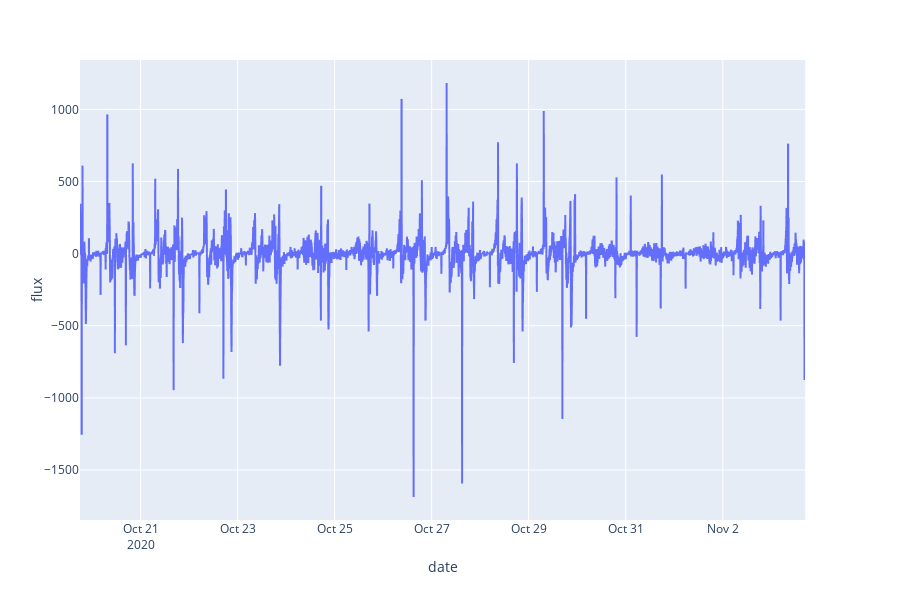

This figure's notebook cell:
### Code cell
import plotly.express as px
px.line(df, x="date", y= "flux")

### Figure 1 — Plotly figure (JSON) as saved in the notebook; plotly's stock layout.template omitted (floating-point values rounded to 4 significant figures; data arrays with more than 128 entries replaced by an {"elided": "..."} marker saying what was removed)
{"data": [{"hoverlabel": {"namelength": 0}, "hovertemplate": "date=%{x}<br>flux=%{y}", "legendgroup": "", "line": {"color": "#636efa", "dash": "solid"}, "mode": "lines", "name": "", "showlegend": false, "type": "scattergl", "x": {"elided": "4294 str values"}, "xaxis": "x", "y": {"elided": "4294 int values"}, "yaxis": "y"}], "layout": {"height": 600, "legend": {"tracegroupgap": 0}, "margin": {"t": 60}, "xaxis": {"anchor": "y", "domain": [0, 0.98], "title": {"text": "date"}}, "yaxis": {"anchor": "x", "domain": [0, 1], "title": {"text": "flux"}}}}
